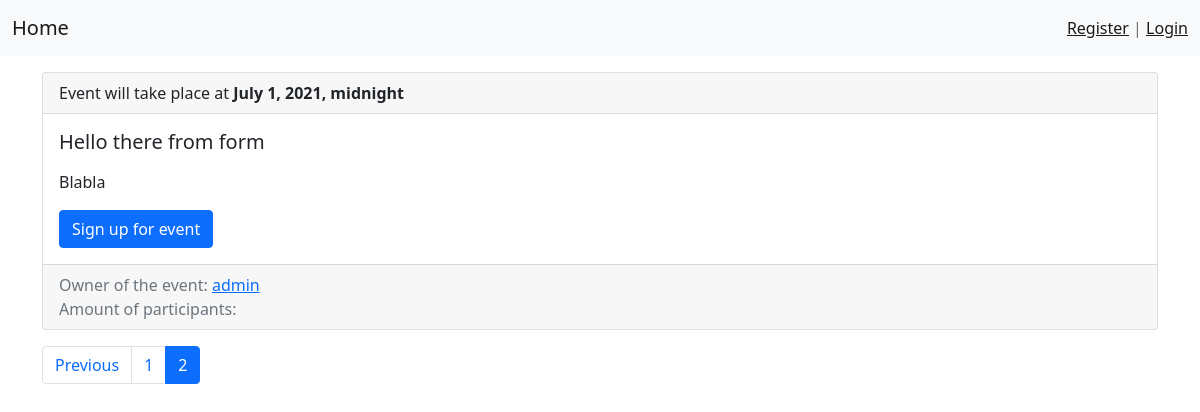
/?page=2, run on an earlier commit of the app's database.
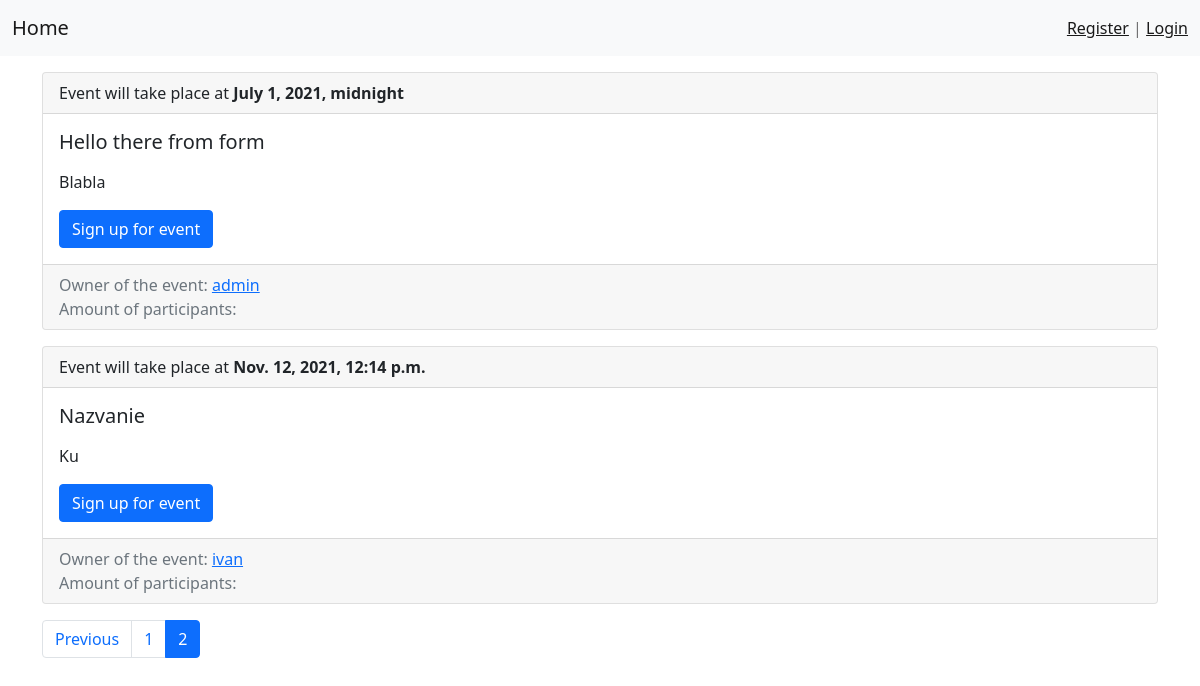
And on a later commit of the database.
### events/models.py (models this page shows, shortened)
class Event(models.Model):
    title = models.CharField(max_length=150, verbose_name='Name')
    description = models.TextField()
    event_date = models.DateTimeField()
    created_at = models.DateTimeField(auto_now_add=True)
    owner = models.ForeignKey(CustomUser, on_delete=models.CASCADE)
    visitors = models.ManyToManyField(CustomUser, related_name='visitors')
    class Meta:
        verbose_name = 'event'
        verbose_name_plural = 'events'
        ordering = ['event_date']

class CustomUser(AbstractUser):
    def save(self, *args, **kwargs):
        self.username = self.email.split('@')[0]
        super().save(*args, **kwargs)

### events/views.py (the view)
# urls.py: path('', HomeView.as_view(), name='home'),
class HomeView(ListView):
    model = Event
    template_name = 'events/index.html'
    context_object_name = 'events'
    paginate_by = 3

### events/templates/events/index.html
{% extends "base.html" %}
{% block content %}
<div class="col-md-12">
    {% for item in events %}
    <div class="card mb-3">
        <div class="card-header">
            Event will take place at <b>{{item.event_date}}</b>
        </div>
        <div class="card-body">
            <div class="media">
                <div class="media-body">
                    <h5 class="card-title">{{item.title}}</h5>
                    <p class="card-text">{{item.description|linebreaks|truncatewords:50}}</p>
                    <a href="#" class="btn btn-primary">Sign up for event</a>
                </div>
            </div>
        </div>
        <div class="card-footer text-muted">
           Owner of the event: <a href="#"> {{ item.owner }} </a> <br>
            Amount of participants: {{item.amount_of_visitors}}
        </div>
    </div>
    {% endfor %}
</div>
{% endblock %}

What changed in the data, as far as the page shows it:
added Event: event_date "Nov. 12, 2021, 12:14 p.m.", title "Nazvanie", description "Ku", owner "ivan"
